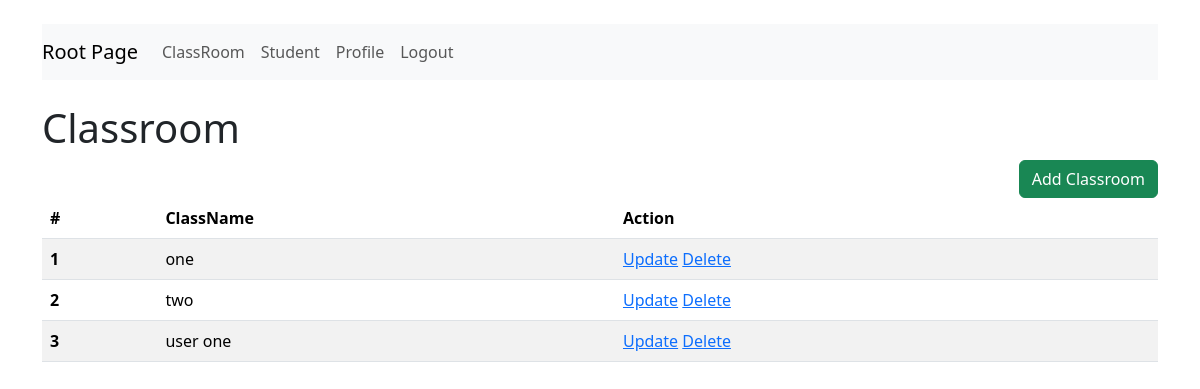
The app's page /crud/classroom/ (signed in) with its own data.
### crud/models.py (models this page shows)
class ClassRoom(models.Model):
    name = models.CharField(max_length=10)

### crud/views.py (the view)
# urls.py: path('classroom/', ClassRoomView.as_view(), name="classbased_classroom"),
@login_required
def classroom(request):
    classrooms = ClassRoom.objects.all()
    return render(request, template_name="crud/classroom.html", context={"classrooms": classrooms})

### crud/templates/crud/classroom.html
{% extends 'crud/base.html' %}
{% block content %}
    {% include 'crud/nav.html' %}
    <br>
    <h1>Classroom</h1>
    <a href = "{%url 'add_classroom' %}" class = "btn btn-success" style = "float: right;">Add Classroom</a>
    <table class="table table-striped">
        <thead>
          <tr>
            <th scope="col">#</th>
            <th scope="col">ClassName</th>
            <th scope="col">Action</th>
          </tr>
        </thead>
        <tbody>
            {% for classroom in classrooms %}
          <tr>
            <th scope="row">{{ forloop.counter }}</th>
            <td>{{ classroom.name}}</td>
            <td>
              <a href="{% url 'update_classroom' classroom.id %}">Update</a>
              <a href="{% url 'delete_classroom' classroom.id %}">Delete</a>
            </td>
          </tr>
          {% endfor%}
        </tbody>
      </table>
{% endblock %}

### records on screen
ClassRoom: name "one"
ClassRoom: name "two"
ClassRoom: name "user one"
